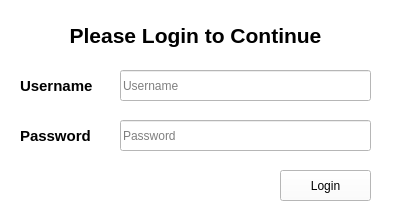
<?xml version="1.0" encoding="UTF-8"?>
<ui version="4.0">
 <class>Login</class>
 <widget class="QWidget" name="Login">
  <property name="geometry">
   <rect>
    <x>0</x>
    <y>0</y>
    <width>400</width>
    <height>217</height>
   </rect>
  </property>
  <property name="windowTitle">
   <string>Form</string>
  </property>
  <property name="styleSheet">
   <string notr="true">background-color: rgb(255, 255, 255);</string>
  </property>
  <widget class="QLineEdit" name="lineEdit">
   <property name="geometry">
    <rect>
     <x>120</x>
     <y>70</y>
     <width>251</width>
     <height>31</height>
    </rect>
   </property>
   <property name="placeholderText">
    <string>Username</string>
   </property>
   <property name="clearButtonEnabled">
    <bool>true</bool>
   </property>
  </widget>
  <widget class="QLabel" name="label">
   <property name="geometry">
    <rect>
     <x>20</x>
     <y>70</y>
     <width>81</width>
     <height>31</height>
    </rect>
   </property>
   <property name="font">
    <font>
     <family>Segoe UI</family>
     <pointsize>11</pointsize>
     <weight>75</weight>
     <bold>true</bold>
    </font>
   </property>
   <property name="text">
    <string>Username</string>
   </property>
  </widget>
  <widget class="QLabel" name="label_2">
   <property name="geometry">
    <rect>
     <x>20</x>
     <y>120</y>
     <width>81</width>
     <height>31</height>
    </rect>
   </property>
   <property name="font">
    <font>
     <family>Segoe UI</family>
     <pointsize>11</pointsize>
     <weight>75</weight>
     <bold>true</bold>
    </font>
   </property>
   <property name="text">
    <string>Password</string>
   </property>
  </widget>
  <widget class="QLabel" name="label_3">
   <property name="geometry">
    <rect>
     <x>20</x>
     <y>20</y>
     <width>351</width>
     <height>31</height>
    </rect>
   </property>
   <property name="font">
    <font>
     <pointsize>16</pointsize>
     <weight>75</weight>
     <italic>false</italic>
     <bold>true</bold>
     <strikeout>false</strikeout>
    </font>
   </property>
   <property name="autoFillBackground">
    <bool>false</bool>
   </property>
   <property name="frameShape">
    <enum>QFrame::NoFrame</enum>
   </property>
   <property name="text">
    <string>Please Login to Continue</string>
   </property>
   <property name="alignment">
    <set>Qt::AlignCenter</set>
   </property>
  </widget>
  <widget class="QLineEdit" name="lineEdit_2">
   <property name="geometry">
    <rect>
     <x>120</x>
     <y>120</y>
     <width>251</width>
     <height>31</height>
    </rect>
   </property>
   <property name="echoMode">
    <enum>QLineEdit::Password</enum>
   </property>
   <property name="placeholderText">
    <string>Password</string>
   </property>
  </widget>
  <widget class="QPushButton" name="pushButton">
   <property name="geometry">
    <rect>
     <x>280</x>
     <y>170</y>
     <width>91</width>
     <height>31</height>
    </rect>
   </property>
   <property name="text">
    <string>Login</string>
   </property>
   <property name="icon">
    <iconset resource="icons.qrc">
     <normaloff>:/icons/login.png</normaloff>:/icons/login.png</iconset>
   </property>
  </widget>
 </widget>
 <resources>
  <include location="icons.qrc"/>
 </resources>
 <connections/>
</ui>
